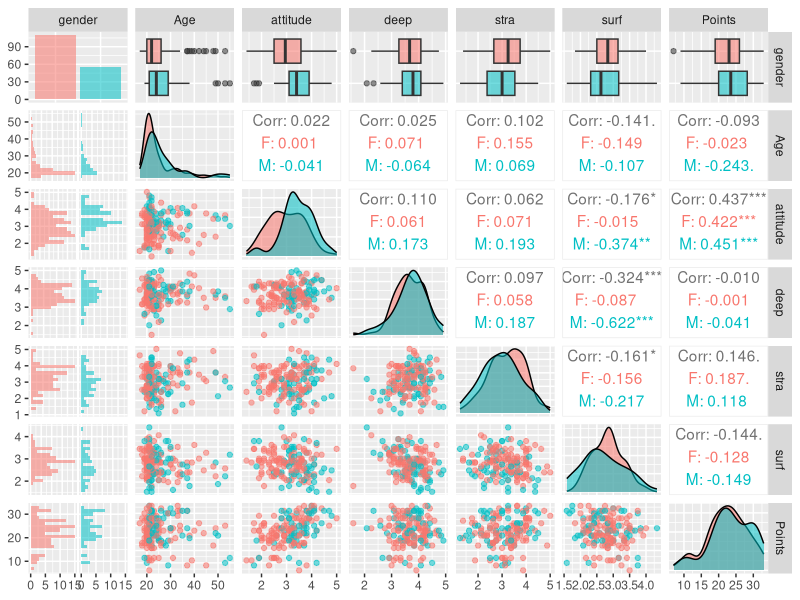
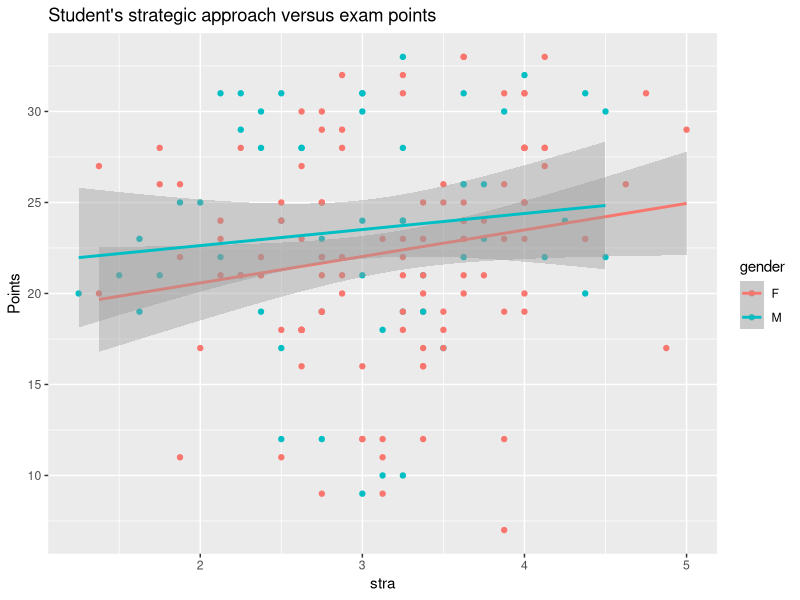
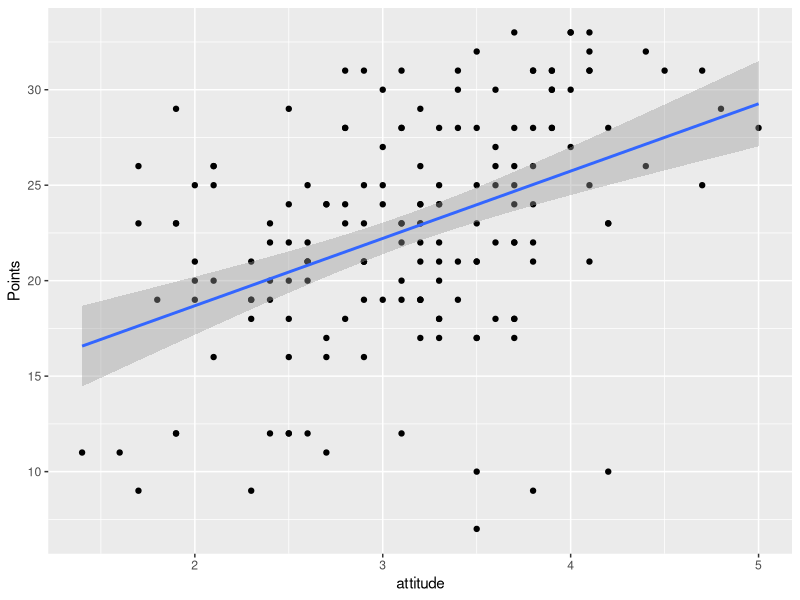
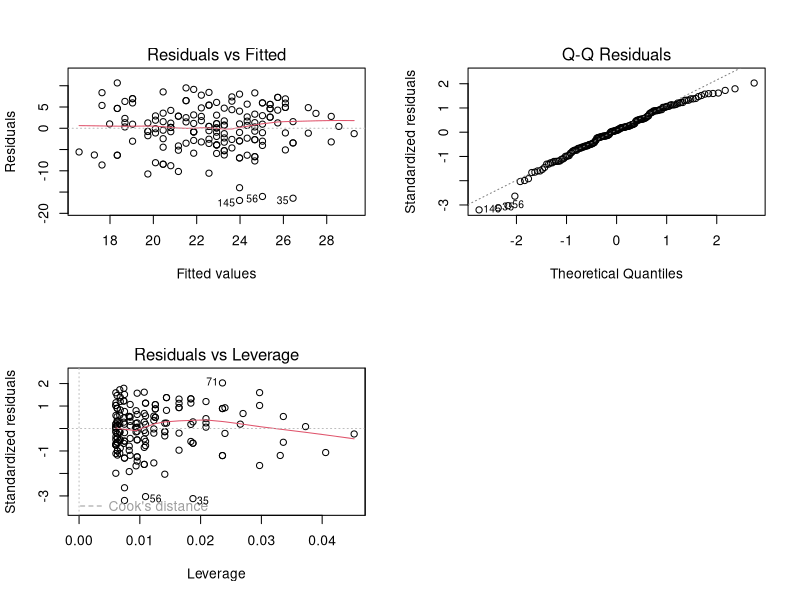

Write R code to recreate these figures, in order.
# Meri Korhonen 9.11.2021
# Script to fit linear regression model

# read the data set and check the structure
df = read.csv("data/learning2014.csv")
str(df)

# access the GGally and ggplot2 libraries
library(GGally)
library(ggplot2)

# create a summary plot matrix of all variables with ggpairs()
#ggpairs(df[-1], lower = list(combo = wrap("facethist", bins = 20)))
# create a more advanced plot matrix with ggpairs()
ggpairs(df[-1], mapping = aes(col = gender, alpha = 0.3), lower = list(combo = wrap("facethist", bins = 20)))

# --- PLOT SCATTER PLOTS WITH LINEAR REGRESSION (plots not included in the final analysis)

# initialize plot with data and aesthetic mapping
p1 <- ggplot(df, aes(x = stra, y = Points, col = gender))
# define the visualization type (points)
p2 <- p1 + geom_point()
# add a regression line
p3 <- p2 + geom_smooth(method = "lm")
# add a main title and draw the plot
p4 <- p3 + ggtitle("Student's strategic approach versus exam points")
# draw the plot
p4

# another scatter plot (no gender distinction) of points versus attitude
qplot(attitude, Points, data = df) + geom_smooth(method = "lm")

# --- FIT LINEAR MODEL

# create a regression model with multiple explanatory variables
my_model <- lm(Points ~ attitude + stra + surf, data = df)
# print out a summary of the model
summary(my_model)

# see the results of the model with only attitude as explanatory variable
my_model2 <- lm(Points ~ attitude, data = df)
summary(my_model2)


# draw diagnostic plots using the plot() function. Choose the plots 1, 2 and 5
par(mfrow = c(2,2))
plot(my_model2, which = c(1,2,5))
